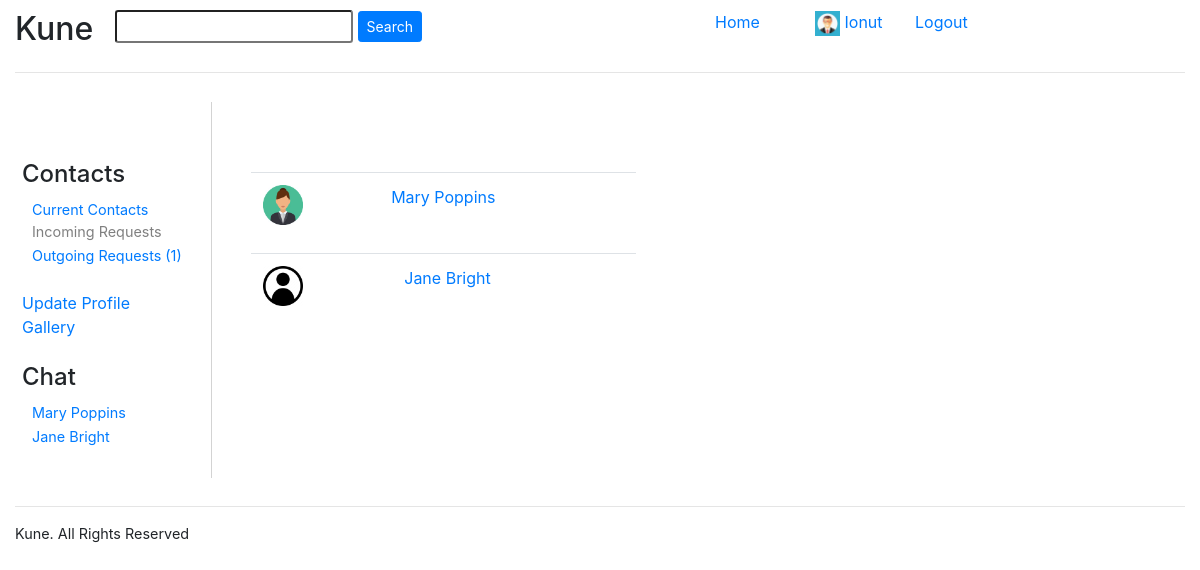
The app's page /current_contacts (signed in), older data.
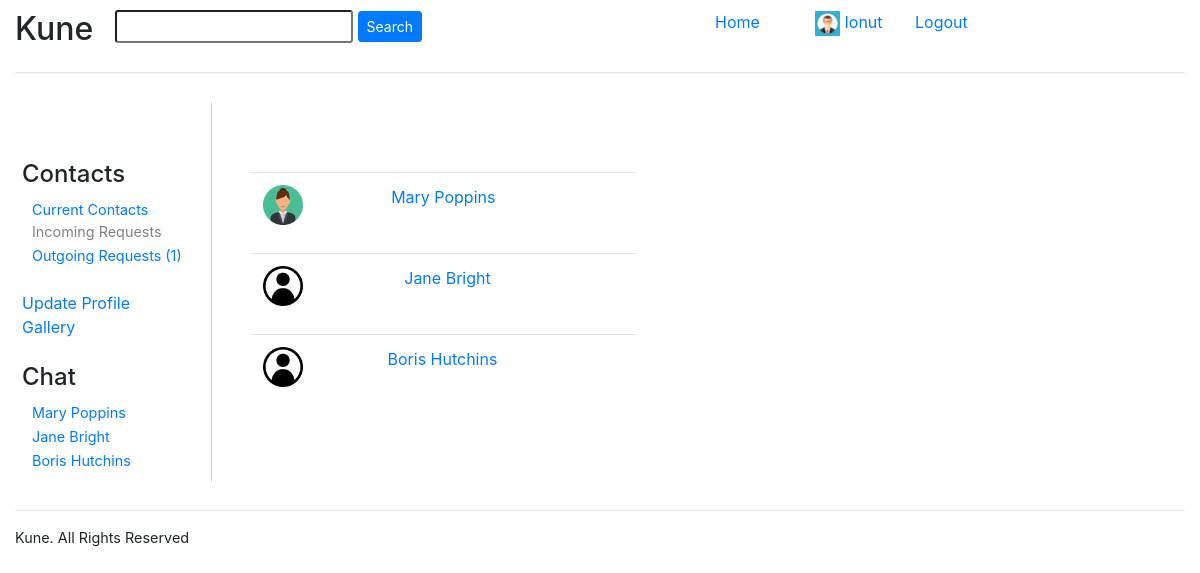
The same page, newer data.
### users/models.py (models this page shows)
class AppUser(AbstractUser):
    country = models.CharField(max_length = 100, null = False, blank = False)
    about_user = models.TextField(null = True, blank = True)
    contacts = models.ManyToManyField("AppUser", blank = True)
    photo = models.ImageField(upload_to='profile/', default='default/default_profile.png')
    def get_photo(self):
        if self.photo:
            print('media/profile/' + str(self.photo))
            return settings.MEDIA_URL + str(self.photo)
        return settings.MEDIA_URL + self._meta.get_field('photo').get_default()

### users/views.py (the view)
# urls.py: path('current_contacts', views.current_contacts, name = 'current_contacts'),
@login_required
def current_contacts(request):
    if request.method == 'GET':
        context = get_user_context(request.user, request.user.id)
        return render(request, 'search_results.html', {'results_list': context['contacts_list'],
                                                       'incoming_connections': context['incoming_connections'],
                                                       'outgoing_connections': context['outgoing_connections'],
                                                       'contacts': context['contacts_list']})
    else:
        return HttpResponse("Invalid request")

### users/views.py (called while the page is built)
def get_user_context(user, userid):
    user_instance = AppUser.objects.get(id=userid)
    serializer = AppUserSerializer(user_instance)
    contacts = serializer.data['contacts']
    contacts_list = []
    for result in contacts:
        contact = AppUser.objects.get(id=result)
        contacts_list.append(contact)
    incoming_connections = ConnectionRequest.objects.filter(Q(sent_to=user) & Q(status='pending')).count()
    outgoing_connections = ConnectionRequest.objects.filter(Q(initiated_by=user) & Q(status='pending')).count()
    return {'incoming_connections': incoming_connections,
            'outgoing_connections': outgoing_connections,
            'contacts_list': contacts_list}

### users/templates/search_results.html
{% extends "./base.html" %}
{% block content %}
<div style="min-height:70px"></div>
{% for result in results_list %}
    <table class="table" style="width:50%;align-items: inherit;">
        <tr>
            <td><img src="{{ result.get_photo }}" alt="user profile photo" width="40" height="40"></td>
            <td><a href="../get_profile/{{ result.id }}">{{ result.first_name}} {{ result.last_name }}</a></td>
        </tr>
    </table>
{% endfor %}
{% endblock %}

### users/templates/left_section.html
{% if user.is_authenticated %}
    <br/><br/>
    <h4>Contacts</h4>
    <a href="{% url 'current_contacts' %}" style="padding:10px;font-size:0.9em">Current Contacts</a><br/>
    {% if incoming_connections > 0 %}
        <a href="{% url 'incoming_connection_requests' %}" style="padding:10px;font-size:0.9em">Incoming Requests ({{incoming_connections}})</a>
        <br/>
    {% else %}
        <p style="color:gray;margin:0;padding-left:10px;font-size:0.9em">Incoming Requests</p>
    {% endif %}
    {% if outgoing_connections > 0 %}
        <a href="{% url 'outgoing_connection_requests' %}" style="padding:10px;font-size:0.9em">Outgoing Requests ({{outgoing_connections}})</a>
    {% else %}
        <p style="color:gray;margin:0;padding-left:10px;font-size:0.9em">Outgoing Requests</p>
    {% endif %}
    <br/><br/>
    <a href="{% url 'update_profile' %}">Update Profile</a><br/>
    <a href="{% url 'gallery' %}">Gallery</a>
    <br/></br>
    <h4>Chat</h4>
    {% for contact in contacts %}
        {% if contact.id < user.id %}
            <a href="/chat/{{contact.id}}and{{user.id}}" style="padding:10px;font-size:0.9em;">{{ contact.first_name}} {{ contact.last_name }}</a><br/>
        {% else %}
            <a href="/chat/{{user.id}}and{{contact.id}}" style="padding:10px;font-size:0.9em;">{{ contact.first_name}} {{ contact.last_name }}</a><br/>
        {% endif %}
    {% endfor %}
{% else %}
    <br/><br/><br/><br/><br/><br/>
    <p style="text-align:right">What if there was a different wait to spend your time on social media?</p>
{% endif %}

Row changes from the older to the newer data that the page shows:
now on this page (row edited): AppUser: first_name "Boris", last_name "Hutchins", get_photo (placeholder picture)
